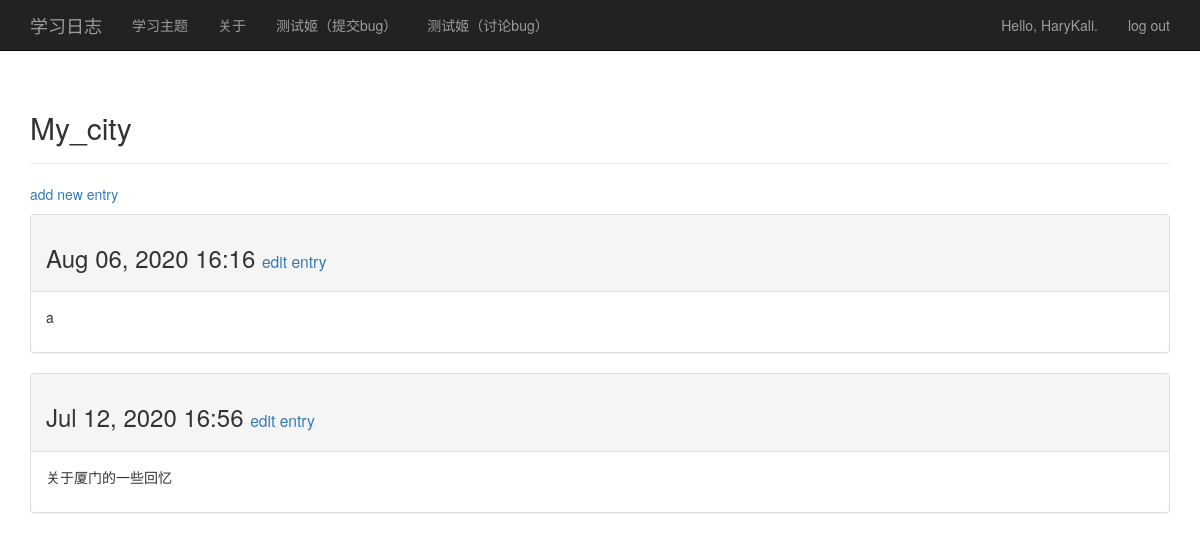
The page /topics/3/ (signed in) on the database its author committed.
### my_blogs/models.py (models this page shows, shortened)
class Topic(models.Model):
    text = models.CharField(max_length=200)  # CharField可以容纳不同文字
    date_added = models.DateTimeField(auto_now_add=True)  # 为标题的创建加上时间
    owner = models.ForeignKey(User,on_delete=models.CASCADE)  # 建立一个外键关系,dj3.0以上记得传on_delete
    def __str__(self):
        return self.text

class Entry(models.Model):
    topic = models.ForeignKey(Topic, on_delete=models.CASCADE)
    text =RichTextUploadingField()  # 这里要注意CharField和TextFiled之间的区别，TextFiled 传递max_length
    date_added = models.DateTimeField(auto_now_add=True)
    class Meta:
        verbose_name_plural = 'entries'

### my_blogs/views.py (the view)
# urls.py: url(r'^topics/(?P<topic_id>\d+)/$', views.topic, name='topic'),
@login_required
def topic(request, topic_id):
    topic = Topic.objects.get(id=topic_id)
    entries = topic.entry_set.order_by("-date_added")  # 这个地方是让按降序排列
    context = {"topic": topic, 'entries': entries}
    return render(request, "my_blogs/topic.html", context)

### my_blogs/templates/my_blogs/topic.html
{% extends 'my_blogs/base.html' %}
{% block header %}
    <h2>{{ topic }}</h2>
{% endblock header %}
{% block content %}
    <p>
        <a href="{% url 'my_blogs:new_entry' topic.id %}">add new entry</a>
    </p>
    {% for entry in entries %}
        <div class="panel panel-default">
            <div class="panel-heading">
                 <h3>
                {{ entry.date_added|date:'M d, Y H:i' }}
                 <small>
                <a href="{% url 'my_blogs:edit_entry' entry.id %}">
                    edit entry</a>
            </small>
            </h3>
            </div>
            <div class="panel-body">
                {{ entry.text|linebreaks }}
            </div>
        </div>
    {% empty %}
        There are no entries for this topic yet.
    {% endfor %}
{% endblock content %}

### my_blogs/templates/my_blogs/base.html (shortened to what this page needs)
{% load bootstrap3 %}
<!DOCTYPE html>
<html lang="en">
<head>
    {% bootstrap_css %}
</head>
<body>
<nav class="navbar navbar-inverse navbar-static-top">
    <div class="container">
        <div class="navbar-header">
            <a class="navbar-brand" href="{% url 'my_blogs:index' %}">
                学习日志</a>
        </div>
        <div id="navbar" class="navbar-collapse collapse">
            <ul class="nav navbar-nav">
                <li><a href="{% url 'my_blogs:topics' %}">学习主题</a></li>
            </ul>
            <ul class="nav navbar-nav">
                <li><a href="about.html">关于</a></li>
            </ul>
            <ul class="nav navbar-nav">
                <li><a href="/bug_submit/templates/bug_submit/submit.html">测试姬（提交bug）</a></li>
            </ul>
            <ul class="nav navbar-nav">
                <li><a href="/bug_submit/templates/bug_submit/discuss.html">测试姬（讨论bug）</a></li>
            </ul>
            <ul class="nav navbar-nav navbar-right">
                {% if user.is_authenticated %}
                    <li><a>Hello, {{ user.username }}.</a></li>
                    <li><a href="{% url 'users:logout' %}">log out</a></li>
                {% else %}
                    <li><a href="{% url 'users:register' %}">register</a></li>
                    <li><a href="{% url 'users:login' %}">log in</a></li>
                {% endif %}
            </ul>
        </div>
    </div>
</nav>
<div class="container">
    <div class="page-header">
        {% block header %}{% endblock header %}
    </div>
    <div>
        {% block content %}{% endblock content %}
    </div>
</div>
</body>
</html>

### rows shown on the page
Topic: text "My_city"
Entry: date_added "Aug 06, 2020 16:16", text "a"
Entry: date_added "Jul 12, 2020 16:56", text "关于厦门的一些回忆"

### other values the page prints
{{ user.username }} "HaryKali"
